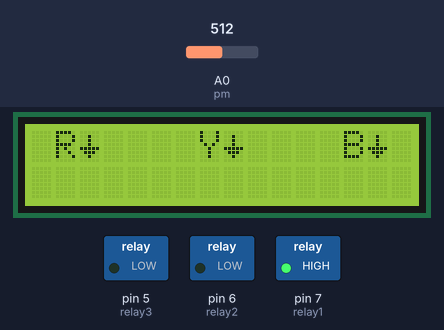
Bench run of a sketch on a simulated Arduino Uno, built with avr-gcc and run on an emulated ATmega328P. On the bench: 16×2 character LCD, switched loads named in the sketch (green lamp = pin HIGH). The inputs (shaded band) are chosen by the test bench; at power-on: A0 (pm) = 512.

Above: at 3.2 s.
3.3 s: A0 (pm) set to 0
At 12.4 s:
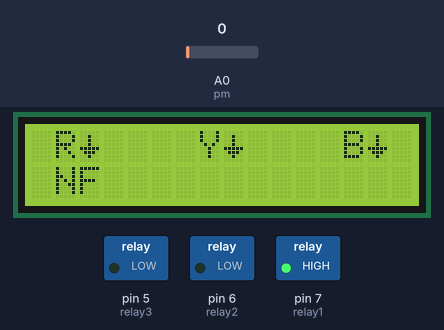
At 15.3 s:
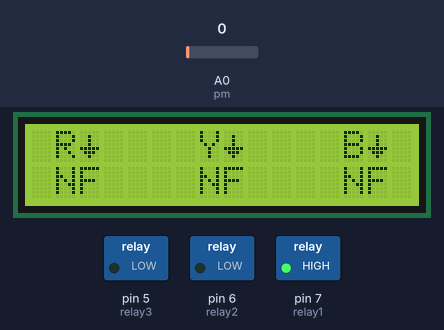
Timing chart, 0 to 28.6 s (numbered marks = the images above; inputs shaded):
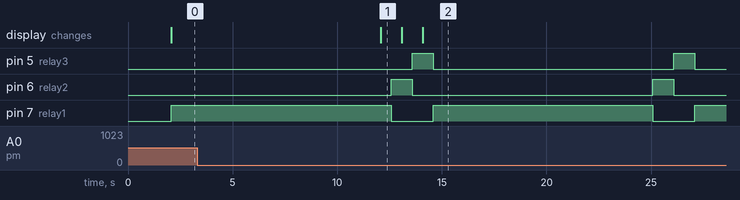

Measured:
- after the input at 3.3 s, the display: changes after 8.8 s (image 1)
- by itself, pin 5 (relay3), pin 6 (relay2): alternates HIGH for 1.0 s and LOW for 11.5 s
- by itself, pin 7 (relay1): alternates HIGH for 10.5 s and LOW for 2.0 s
- what the display in image 1 shows lasts 1.0 s, from 12.1 s to 13.1 s

The sketch:

arduino_code.ino
```cpp
#include <LiquidCrystal.h>
const int rs = 13, en = 12, d4 = 11, d5 = 10, d6 = 9, d7 = 8;
LiquidCrystal lcd(rs, en, d4, d5, d6, d7);

#define pm A0
#define relay1 7
#define relay2 6
#define relay3 5
int val = 0;
int dist = 0;

byte symbol[8] = {
        B00000,
        B00100,
        B00100,
        B00100,
        B11111,
        B01110,
        B00100,
        B00000};


void setup()
{
  Serial.begin(9600);
  pinMode(pm, INPUT);
  pinMode(relay1, OUTPUT);
  pinMode(relay2, OUTPUT);
  pinMode(relay3, OUTPUT);

lcd.createChar(1, symbol);
lcd.begin(16, 2);
lcd.clear();
lcd.setCursor(0, 0); // set the cursor to column 0, line 2
lcd.print("Welcome to Cable");
lcd.setCursor(0, 1); // set the cursor to column 0, line 2
lcd.print("Fault  Detection");
delay(2000);
lcd.clear();
}

void loop()
{
lcd.setCursor(1,0);
lcd.print("R");
lcd.write(1);

lcd.setCursor(7,0);
lcd.print("Y");
lcd.write(1);

lcd.setCursor(13,0);
lcd.print("B");
lcd.write(1);


  digitalWrite(relay1,HIGH);
  digitalWrite(relay2,LOW);
  digitalWrite(relay3,LOW);
  delay(10000);
  val = analogRead(pm);
  if (val > 0){
  if(val == 974){
  lcd.setCursor(0,1);
  lcd.print("1 KM ");
  }
  else if(val == 930){
  lcd.setCursor(0,1);
  lcd.print("2 KM ");
  }
  else if(val == 890){
  lcd.setCursor(0,1);
  lcd.print("3 KM ");
  }
  else if(val == 852){
  lcd.setCursor(0,1);
  lcd.print("4 KM ");
  }
  }
  else {
  lcd.setCursor(0,1);
  lcd.print(" NF ");
  }
  delay(500);


  digitalWrite(relay1,LOW);
  digitalWrite(relay2,HIGH);
  digitalWrite(relay3,LOW);
  delay(500);
  val = analogRead(pm);
  if (val > 0){
  if(val == 974){
  lcd.setCursor(6,1);
  lcd.print("1 KM ");
  }
  else if(val == 930){
  lcd.setCursor(6,1);
  lcd.print("2 KM ");
  }
  else if(val == 890){
  lcd.setCursor(6,1);
  lcd.print("3 KM ");
  }
  else if(val == 852){
  lcd.setCursor(6,1);
  lcd.print("4 KM ");
  }
  }
  else {
  lcd.setCursor(6,1);
  lcd.print(" NF ");
  }
  delay(500);


  digitalWrite(relay1,LOW);
  digitalWrite(relay2,LOW);
  digitalWrite(relay3,HIGH);
  delay(500);
  val = analogRead(pm);
  if (val > 0){
  if(val == 974){
  lcd.setCursor(12,1);
  lcd.print("1 KM ");
  }
  else if(val == 930){
  lcd.setCursor(12,1);
  lcd.print("2 KM ");
  }
  else if(val == 890){
  lcd.setCursor(12,1);
  lcd.print("3 KM ");
  }
  else if(val == 852){
  lcd.setCursor(12,1);
  lcd.print("4 KM ");
  }
  }
  else {
  lcd.setCursor(12,1);
  lcd.print(" NF ");
  }
  delay(500);
}
```
